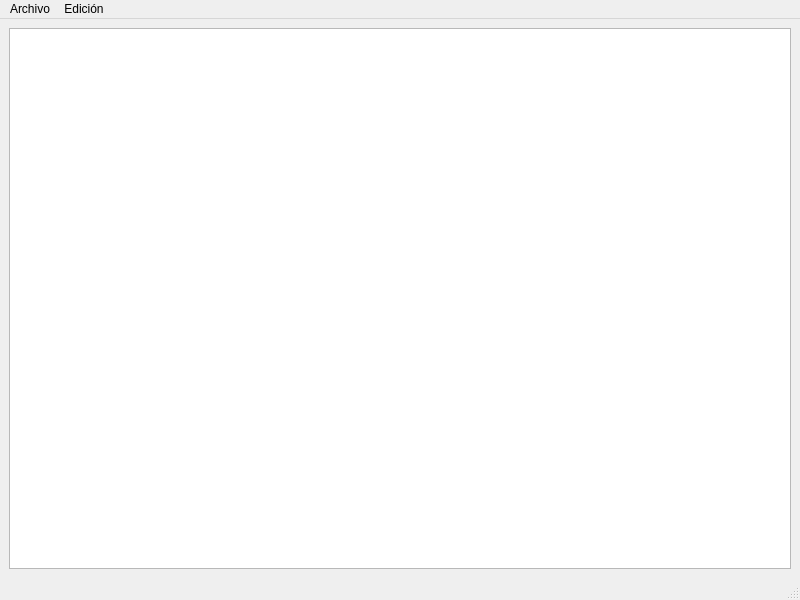
<?xml version="1.0" encoding="UTF-8"?>
<ui version="4.0">
 <class>MainWindow</class>
 <widget class="QMainWindow" name="MainWindow">
  <property name="geometry">
   <rect>
    <x>0</x>
    <y>0</y>
    <width>800</width>
    <height>600</height>
   </rect>
  </property>
  <property name="windowTitle">
   <string>MainWindow</string>
  </property>
  <widget class="QWidget" name="centralwidget">
   <layout class="QGridLayout" name="gridLayout">
    <item row="0" column="0">
     <widget class="QTextEdit" name="textEdit"/>
    </item>
   </layout>
  </widget>
  <widget class="QMenuBar" name="menubar">
   <property name="geometry">
    <rect>
     <x>0</x>
     <y>0</y>
     <width>800</width>
     <height>22</height>
    </rect>
   </property>
   <widget class="QMenu" name="menuArchivo">
    <property name="title">
     <string>Archivo</string>
    </property>
    <addaction name="actionGuardar"/>
    <addaction name="actionEliminar"/>
    <addaction name="actionAbrir"/>
    <addaction name="actionImprimir"/>
   </widget>
   <widget class="QMenu" name="menuEdici_n">
    <property name="title">
     <string>Edición</string>
    </property>
    <addaction name="actionEstilo"/>
    <addaction name="separator"/>
    <addaction name="actionAlinear_Izquierda"/>
    <addaction name="actionAlinear_Derecha"/>
    <addaction name="actionCentrado"/>
   </widget>
   <addaction name="menuArchivo"/>
   <addaction name="menuEdici_n"/>
  </widget>
  <widget class="QStatusBar" name="statusbar"/>
  <action name="actionGuardar">
   <property name="icon">
    <iconset resource="Imagenes.qrc">
     <normaloff>:/1/save-to-disk-user-interface-icon-vector-removebg-preview.png</normaloff>:/1/save-to-disk-user-interface-icon-vector-removebg-preview.png</iconset>
   </property>
   <property name="text">
    <string>Guardar</string>
   </property>
  </action>
  <action name="actionEliminar">
   <property name="icon">
    <iconset resource="Imagenes.qrc">
     <normaloff>:/1/png-clipart-button-delete-key-icon-warning-icons-text-sign-removebg-preview.png</normaloff>:/1/png-clipart-button-delete-key-icon-warning-icons-text-sign-removebg-preview.png</iconset>
   </property>
   <property name="text">
    <string>Eliminar</string>
   </property>
  </action>
  <action name="actionAbrir">
   <property name="icon">
    <iconset resource="Imagenes.qrc">
     <normaloff>:/1/3391036.png</normaloff>:/1/3391036.png</iconset>
   </property>
   <property name="text">
    <string>Abrir</string>
   </property>
  </action>
  <action name="actionImprimir">
   <property name="icon">
    <iconset resource="Imagenes.qrc">
     <normaloff>:/1/3756888-removebg-preview.png</normaloff>:/1/3756888-removebg-preview.png</iconset>
   </property>
   <property name="text">
    <string>Imprimir</string>
   </property>
  </action>
  <action name="actionEstilo">
   <property name="icon">
    <iconset resource="Imagenes.qrc">
     <normaloff>:/1/44553.png</normaloff>:/1/44553.png</iconset>
   </property>
   <property name="text">
    <string>Tamaño y Fuente</string>
   </property>
  </action>
  <action name="actionTama_po">
   <property name="icon">
    <iconset resource="Imagenes.qrc">
     <normaloff>:/1/44553.png</normaloff>:/1/44553.png</iconset>
   </property>
   <property name="text">
    <string>Tamaño</string>
   </property>
  </action>
  <action name="actionSubrayado">
   <property name="icon">
    <iconset resource="Imagenes.qrc">
     <normaloff>:/1/png-transparent-computer-icons-underline-button-encapsulated-postscript-underline-angle-text-triangle-thumbnail.png</normaloff>:/1/png-transparent-computer-icons-underline-button-encapsulated-postscript-underline-angle-text-triangle-thumbnail.png</iconset>
   </property>
   <property name="text">
    <string>Subrayado</string>
   </property>
  </action>
  <action name="actionNegrita">
   <property name="icon">
    <iconset resource="Imagenes.qrc">
     <normaloff>:/1/png-clipart-font-computer-icons-typography-letter-bold-letters-angle-text.png</normaloff>:/1/png-clipart-font-computer-icons-typography-letter-bold-letters-angle-text.png</iconset>
   </property>
   <property name="text">
    <string>Negrita</string>
   </property>
  </action>
  <action name="actionAlinear_Izquierda">
   <property name="icon">
    <iconset resource="Imagenes.qrc">
     <normaloff>:/1/1994233 (1).png</normaloff>:/1/1994233 (1).png</iconset>
   </property>
   <property name="text">
    <string>Alinear Izquierda</string>
   </property>
  </action>
  <action name="actionAlinear_Derecha">
   <property name="icon">
    <iconset resource="Imagenes.qrc">
     <normaloff>:/1/descarga-removebg-preview.png</normaloff>:/1/descarga-removebg-preview.png</iconset>
   </property>
   <property name="text">
    <string>Alinear Derecha</string>
   </property>
  </action>
  <action name="actionCentrado">
   <property name="icon">
    <iconset resource="Imagenes.qrc">
     <normaloff>:/1/text-align-center_icon-icons.com_48217.png</normaloff>:/1/text-align-center_icon-icons.com_48217.png</iconset>
   </property>
   <property name="text">
    <string>Centrado</string>
   </property>
  </action>
 </widget>
 <resources>
  <include location="Imagenes.qrc"/>
 </resources>
 <connections/>
</ui>
